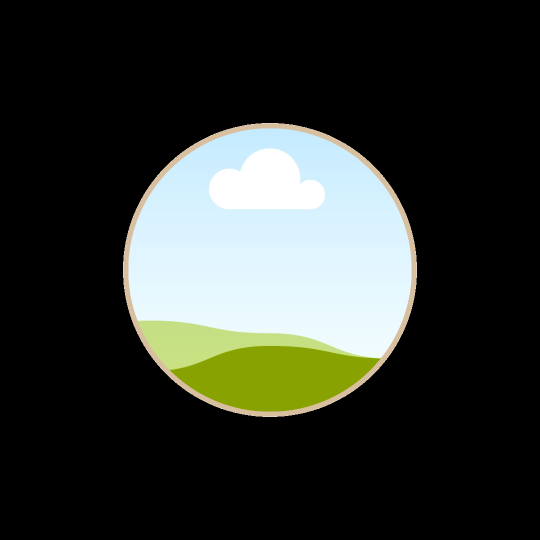
#> input picture img_bank/Should_be_ok.png, 1080 x 1080 px (shown at 1/2 size)
$ python main.py img_bank/Should_be_ok.png
#> lines starting #> are read from the running program, lines starting #| are printed output that depends on the picture; after the words box and inside, x2 and y2 are one past the last pixel; in counts of white or black regions, pixels touching at a corner belong together
import sys
import cv2
import numpy
import matplotlib.pyplot as pyplot


class Checker:
    def __init__(self, opencv_ndarray, file_path: str) -> None:
        self.picture = opencv_ndarray
        self.img_path = file_path

    # [107 lines left out: functions check_size, check_circle, check_pixels_out_of_circle, check_happy, not called in this run]


# For this question I could also have done a bayesian classifier but it doesnt really convert so after classification, you can transform the image
# open the image and classify it
# Based on the classification result, change the image to the shape it was classified as
def img_converter(image_path: str) -> None:
    """Function that convert the image into its overall shape

    Args:
        image_path (str): path of the image
    """
#> called with image_path = 'img_bank/Should_be_ok.png'
    image = cv2.imread(image_path, cv2.IMREAD_GRAYSCALE)
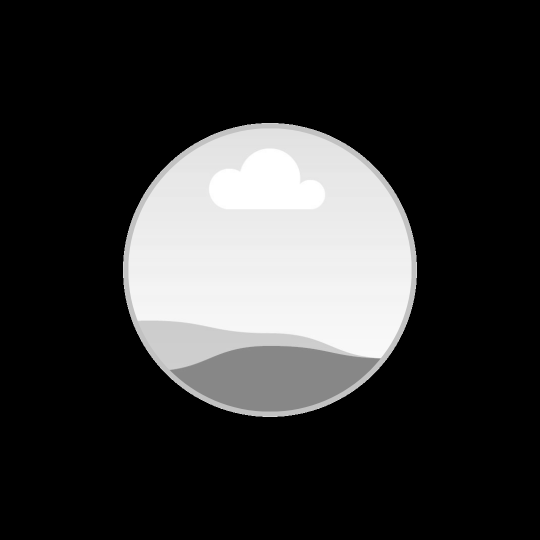
#> image: shape (1080, 1080) (shown at 1/2 size); min 0, max 255, mean 51.4
    _, thresholded = cv2.threshold(image, 128, 255, cv2.THRESH_BINARY)
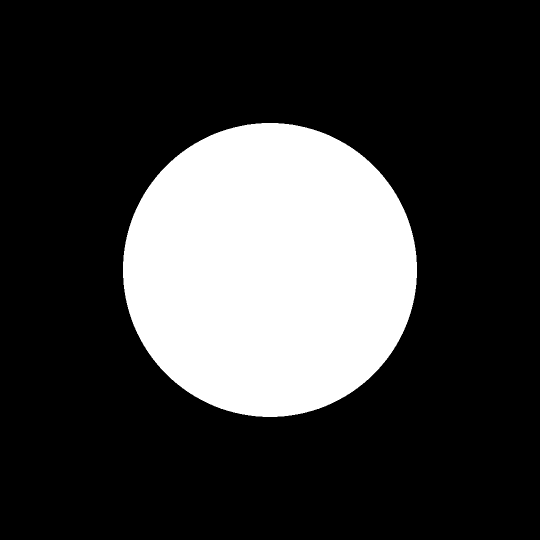
#> thresholded: shape (1080, 1080) (shown at 1/2 size); 23.3% white; 1 white region

    contours, _ = cv2.findContours(
        thresholded, cv2.RETR_EXTERNAL, cv2.CHAIN_APPROX_SIMPLE
    )
#> contours = 1 contour; box (x1, y1, x2, y2) and area: (246, 246, 834, 834) 270649
    largest_contour = max(contours, key=cv2.contourArea)
#> largest_contour = contour of 836 points, box (x1, y1, x2, y2) (246, 246, 834, 834), area 270649

    height, width = image.shape
#> height = 1080; width = 1080
    black_background = numpy.zeros((height, width), dtype=numpy.uint8)

    cv2.drawContours(black_background, [largest_contour], -1, 255, thickness=cv2.FILLED)

    pyplot.figure(figsize=(10, 5))
    pyplot.subplot(1, 2, 1)
    pyplot.imshow(image, cmap="gray")
    pyplot.title("Base image")

    pyplot.subplot(1, 2, 2)
    pyplot.imshow(black_background, cmap="gray")
    pyplot.title("Shape")
    pyplot.show()
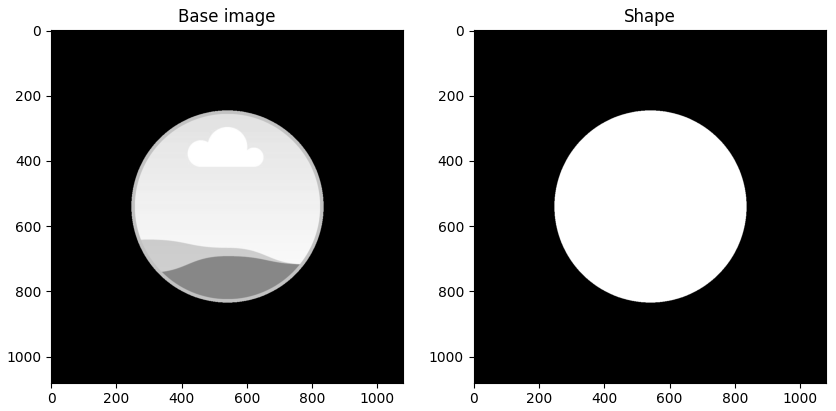
#> figure drawn by matplotlib, 2 panels


# [19 lines left out: function open_and_validate_picture, not called in this run]


if __name__ == "__main__":
    if len(sys.argv) <= 1:
        raise Exception("Please provide a picture path")
    photo_path = sys.argv[1]

    try:
        # open_and_validate_picture(photo_path)
        img_converter(photo_path)
    except Exception as error:
        print(error)
        exit(-1)
